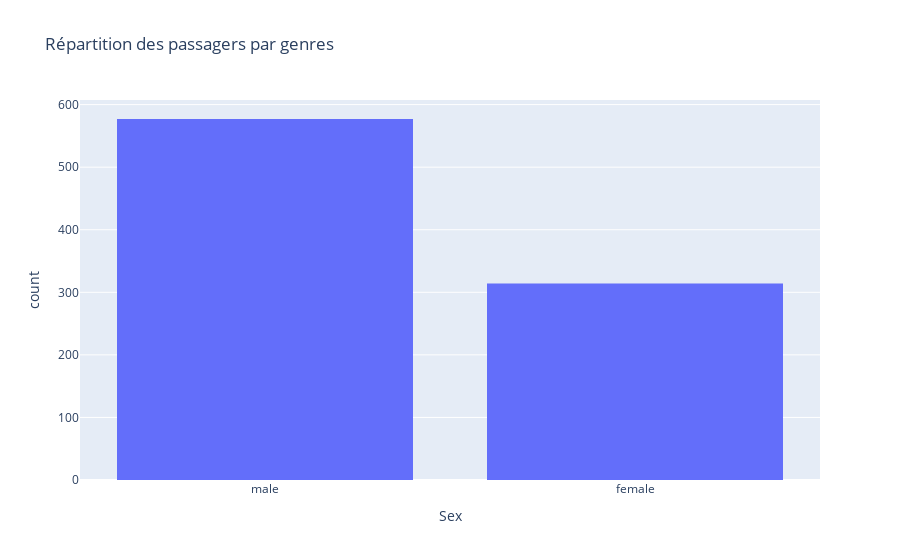

Notebook cell for this chart:
### Code cell
# Question 2)
print("Réparition des passagers par genres :")
print(titanic_train.groupby("Sex").count()["PassengerId"])

#fig = px.bar(titanic_train.groupby("Sex").count()["PassengerId"].reset_index(), x = 'Sex', y = 'PassengerId', labels={'PassengerId':'Nombre de passagers'}, title = "Répartition des passagers par genres")
fig = px.histogram(titanic_train, x="Sex", title = "Répartition des passagers par genres")
fig.show()

### Figure 1 — Plotly figure (JSON) as saved in the notebook; plotly's stock layout.template omitted (floating-point values rounded to 4 significant figures; data arrays with more than 128 entries replaced by an {"elided": "..."} marker saying what was removed)
{"data": [{"alignmentgroup": "True", "bingroup": "x", "hovertemplate": "Sex=%{x}<br>count=%{y}<extra></extra>", "legendgroup": "", "marker": {"color": "#636efa", "pattern": {"shape": ""}}, "name": "", "offsetgroup": "", "orientation": "v", "showlegend": false, "type": "histogram", "x": {"elided": "891 str values"}, "xaxis": "x", "yaxis": "y"}], "layout": {"barmode": "relative", "legend": {"tracegroupgap": 0}, "title": {"text": "Répartition des passagers par genres"}, "xaxis": {"anchor": "y", "domain": [0, 1], "title": {"text": "Sex"}}, "yaxis": {"anchor": "x", "domain": [0, 1], "title": {"text": "count"}}}}
